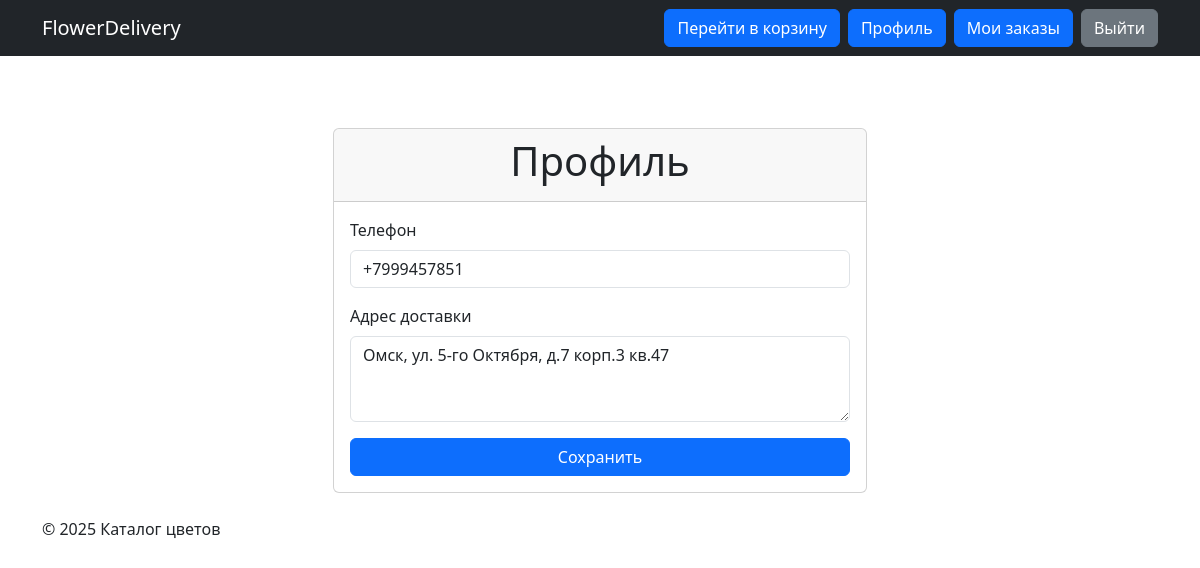
Screenshot of /users/profile/ (signed in) with the database file from the repository.
### users/models.py (models this page shows, shortened)
class UserProfile(models.Model):
    user = models.OneToOneField(User, on_delete=models.CASCADE, related_name='profile')
    phone = models.CharField(max_length=15, blank=True, null=True)
    address = models.TextField(blank=True, null=True)
    telegram_id = models.CharField(max_length=100, blank=True, null=True, unique=True)  # Новое поле

### users/views.py (the view)
# urls.py: path('profile/', ProfileView.as_view(), name='profile'),
class ProfileView(LoginRequiredMixin, UpdateView):
    model = UserProfile
    form_class = UserProfileForm
    template_name = 'users/profile.html'
    success_url = reverse_lazy('profile')
    def get_object(self):
        return self.request.user.profile

### users/forms.py
class UserProfileForm(forms.ModelForm):
    class Meta:
        model = UserProfile
        fields = ['phone', 'address', 'telegram_id']

### templates/users/profile.html (shortened to what this page needs)
{% extends 'base.html' %}
{% block content %}
<div class="container">
    <div class="row justify-content-center">
        <div class="col-md-6">
            <div class="card mt-5">
                <div class="card-header">
                    <h1 class="card-title text-center">Профиль</h1>
                </div>
                <div class="card-body">
                    <form method="post">
                        <div class="mb-3">
                            <label for="id_phone" class="form-label">Телефон</label>
                            <input type="text" class="form-control" id="id_phone" name="phone" value="{{ form.phone.value|default_if_none:'' }}">
                        </div>
                        <div class="mb-3">
                            <label for="id_address" class="form-label">Адрес доставки</label>
                            <textarea class="form-control" id="id_address" name="address" rows="3">{{ form.address.value|default_if_none:'' }}</textarea>
                        </div>
                        <div class="d-grid gap-2">
                            <button type="submit" class="btn btn-primary">Сохранить</button>
                        </div>
                    </form>
                </div>
            </div>
        </div>
    </div>
</div>
{% endblock %}

### rows the page displays
UserProfile: phone "+7999457851", address "Омск, ул. 5-го Октября, д.7 корп.3 кв.47"
